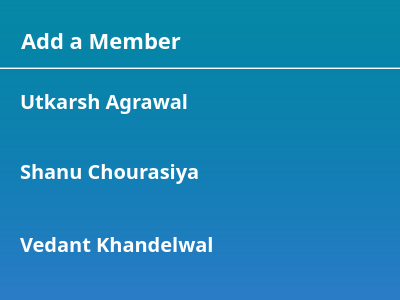
<?xml version="1.0" encoding="UTF-8"?>
<ui version="4.0">
 <class>Dialog</class>
 <widget class="QDialog" name="Dialog">
  <property name="geometry">
   <rect>
    <x>0</x>
    <y>0</y>
    <width>400</width>
    <height>300</height>
   </rect>
  </property>
  <property name="windowTitle">
   <string>Dialog</string>
  </property>
  <property name="styleSheet">
   <string notr="true">QDialog {background-color: qlineargradient(spread:pad, x1:0.523045, y1:0, x2:0.522, y2:0.994318, stop:0 rgba(6, 136, 165, 255), stop:1 rgba(5, 100, 189, 155))}</string>
  </property>
  <widget class="QLabel" name="label_8">
   <property name="geometry">
    <rect>
     <x>21</x>
     <y>20</y>
     <width>170</width>
     <height>41</height>
    </rect>
   </property>
   <property name="font">
    <font>
     <family>Montserrat</family>
     <pointsize>-1</pointsize>
     <weight>75</weight>
     <italic>false</italic>
     <bold>true</bold>
    </font>
   </property>
   <property name="styleSheet">
    <string notr="true">*{position: absolute;
width: 217.37px;
height: 88.31px;
left: 606.99px;
top: 269.2px;

font-family: Montserrat;
font-style: normal;
font-weight: 600;
font-size:22px;
line-height: 78px;

color: #FFFFFF;
}</string>
   </property>
   <property name="text">
    <string>Add a Member</string>
   </property>
  </widget>
  <widget class="QLabel" name="label_9">
   <property name="geometry">
    <rect>
     <x>20</x>
     <y>80</y>
     <width>181</width>
     <height>41</height>
    </rect>
   </property>
   <property name="font">
    <font>
     <family>Montserrat</family>
     <pointsize>-1</pointsize>
     <weight>75</weight>
     <italic>false</italic>
     <bold>true</bold>
    </font>
   </property>
   <property name="styleSheet">
    <string notr="true">*{position: absolute;
width: 217.37px;
height: 88.31px;
left: 606.99px;
top: 269.2px;

font-family: Montserrat;
font-style: normal;
font-weight: 600;
font-size:20px;
line-height: 78px;

color: #FFFFFF;
}</string>
   </property>
   <property name="text">
    <string>Utkarsh Agrawal</string>
   </property>
  </widget>
  <widget class="QLabel" name="label_4">
   <property name="geometry">
    <rect>
     <x>307</x>
     <y>89</y>
     <width>30</width>
     <height>30</height>
    </rect>
   </property>
   <property name="text">
    <string/>
   </property>
   <property name="pixmap">
    <pixmap resource="../../Qt/Resource.qrc">:/Image/plus 1.png</pixmap>
   </property>
   <property name="scaledContents">
    <bool>true</bool>
   </property>
  </widget>
  <widget class="QLabel" name="label_10">
   <property name="geometry">
    <rect>
     <x>20</x>
     <y>150</y>
     <width>191</width>
     <height>41</height>
    </rect>
   </property>
   <property name="font">
    <font>
     <family>Montserrat</family>
     <pointsize>-1</pointsize>
     <weight>75</weight>
     <italic>false</italic>
     <bold>true</bold>
    </font>
   </property>
   <property name="styleSheet">
    <string notr="true">*{position: absolute;
width: 217.37px;
height: 88.31px;
left: 606.99px;
top: 269.2px;

font-family: Montserrat;
font-style: normal;
font-weight: 600;
font-size:20px;
line-height: 78px;

color: #FFFFFF;
}</string>
   </property>
   <property name="text">
    <string>Shanu Chourasiya</string>
   </property>
  </widget>
  <widget class="QLabel" name="label_5">
   <property name="geometry">
    <rect>
     <x>307</x>
     <y>160</y>
     <width>30</width>
     <height>30</height>
    </rect>
   </property>
   <property name="text">
    <string/>
   </property>
   <property name="pixmap">
    <pixmap resource="../../Qt/Resource.qrc">:/Image/plus 1.png</pixmap>
   </property>
   <property name="scaledContents">
    <bool>true</bool>
   </property>
  </widget>
  <widget class="QLabel" name="label_11">
   <property name="geometry">
    <rect>
     <x>20</x>
     <y>223</y>
     <width>201</width>
     <height>41</height>
    </rect>
   </property>
   <property name="font">
    <font>
     <family>Montserrat</family>
     <pointsize>-1</pointsize>
     <weight>75</weight>
     <italic>false</italic>
     <bold>true</bold>
    </font>
   </property>
   <property name="styleSheet">
    <string notr="true">*{position: absolute;
width: 217.37px;
height: 88.31px;
left: 606.99px;
top: 269.2px;

font-family: Montserrat;
font-style: normal;
font-weight: 600;
font-size:20px;
line-height: 78px;

color: #FFFFFF;
}</string>
   </property>
   <property name="text">
    <string>Vedant Khandelwal</string>
   </property>
  </widget>
  <widget class="QLabel" name="label_6">
   <property name="geometry">
    <rect>
     <x>307</x>
     <y>229</y>
     <width>30</width>
     <height>30</height>
    </rect>
   </property>
   <property name="text">
    <string/>
   </property>
   <property name="pixmap">
    <pixmap resource="../../Qt/Resource.qrc">:/Image/plus 1.png</pixmap>
   </property>
   <property name="scaledContents">
    <bool>true</bool>
   </property>
  </widget>
  <widget class="Line" name="line">
   <property name="geometry">
    <rect>
     <x>0</x>
     <y>60</y>
     <width>401</width>
     <height>16</height>
    </rect>
   </property>
   <property name="orientation">
    <enum>Qt::Horizontal</enum>
   </property>
  </widget>
 </widget>
 <resources>
  <include location="../../Qt/Resource.qrc"/>
 </resources>
 <connections/>
</ui>
